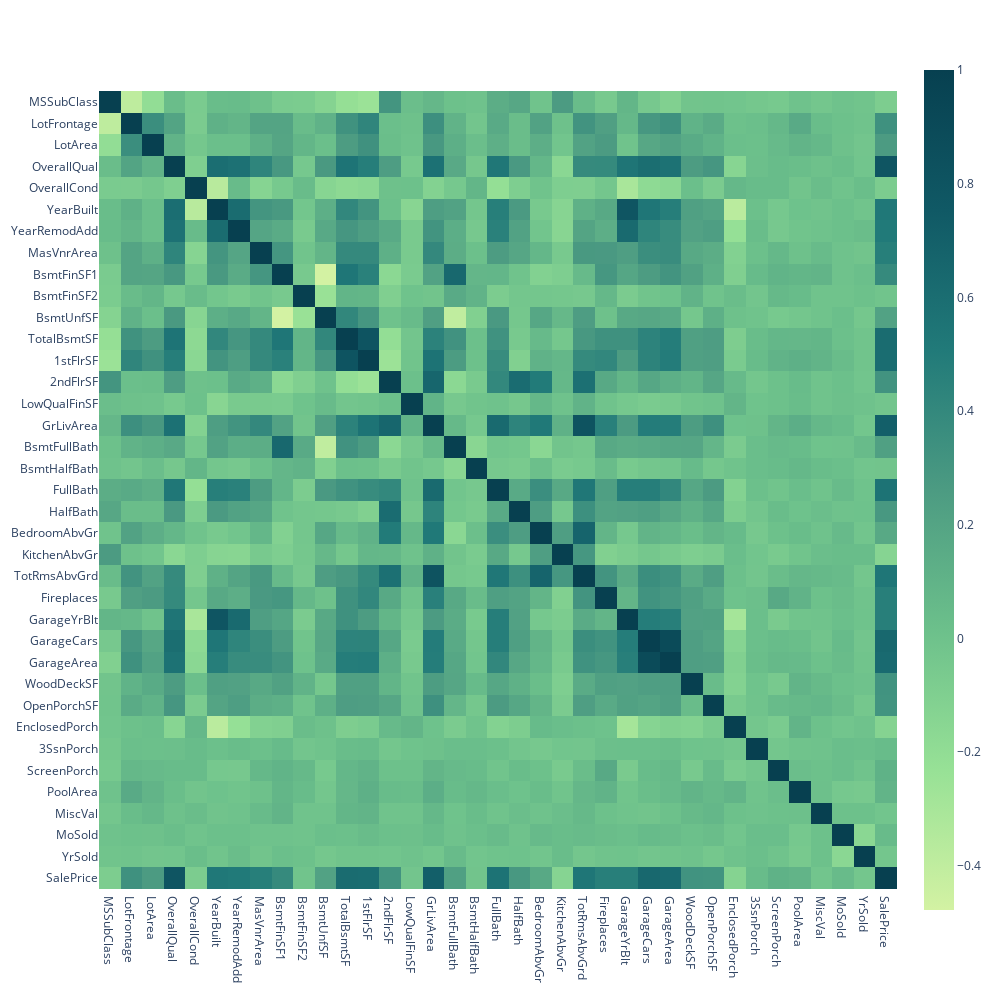

Write notebook code for a chart like this one.
### Code cell
px.imshow(
    df[numeric_features].corr(), color_continuous_scale=cm, width=1000, height=1000
)

### Figure 1 — Plotly figure (JSON) as saved in the notebook; plotly's stock layout.template omitted (floating-point values rounded to 4 significant figures; data arrays with more than 128 entries replaced by an {"elided": "..."} marker saying what was removed)
{"data": [{"coloraxis": "coloraxis", "hovertemplate": "x: %{x}<br>y: %{y}<br>color: %{z}<extra></extra>", "name": "0", "type": "heatmap", "x": ["MSSubClass", "LotFrontage", "LotArea", "OverallQual", "OverallCond", "YearBuilt", "YearRemodAdd", "MasVnrArea", "BsmtFinSF1", "BsmtFinSF2", "BsmtUnfSF", "TotalBsmtSF", "1stFlrSF", "2ndFlrSF", "LowQualFinSF", "GrLivArea", "BsmtFullBath", "BsmtHalfBath", "FullBath", "HalfBath", "BedroomAbvGr", "KitchenAbvGr", "TotRmsAbvGrd", "Fireplaces", "GarageYrBlt", "GarageCars", "GarageArea", "WoodDeckSF", "OpenPorchSF", "EnclosedPorch", "3SsnPorch", "ScreenPorch", "PoolArea", "MiscVal", "MoSold", "YrSold", "SalePrice"], "xaxis": "x", "y": ["MSSubClass", "LotFrontage", "LotArea", "OverallQual", "OverallCond", "YearBuilt", "YearRemodAdd", "MasVnrArea", "BsmtFinSF1", "BsmtFinSF2", "BsmtUnfSF", "TotalBsmtSF", "1stFlrSF", "2ndFlrSF", "LowQualFinSF", "GrLivArea", "BsmtFullBath", "BsmtHalfBath", "FullBath", "HalfBath", "BedroomAbvGr", "KitchenAbvGr", "TotRmsAbvGrd", "Fireplaces", "GarageYrBlt", "GarageCars", "GarageArea", "WoodDeckSF", "OpenPorchSF", "EnclosedPorch", "3SsnPorch", "ScreenPorch", "PoolArea", "MiscVal", "MoSold", "YrSold", "SalePrice"], "yaxis": "y", "z": {"elided": "37x37 float values"}}], "layout": {"coloraxis": {"colorscale": [[0, "rgb(211, 242, 163)"], [0.1667, "rgb(151, 225, 150)"], [0.3333, "rgb(108, 192, 139)"], [0.5, "rgb(76, 155, 130)"], [0.6667, "rgb(33, 122, 121)"], [0.8333, "rgb(16, 89, 101)"], [1, "rgb(7, 64, 80)"]]}, "height": 1000, "margin": {"t": 60}, "width": 1000, "xaxis": {"anchor": "y", "constrain": "domain", "domain": [0, 1], "scaleanchor": "y"}, "yaxis": {"anchor": "x", "autorange": "reversed", "constrain": "domain", "domain": [0, 1]}}}
